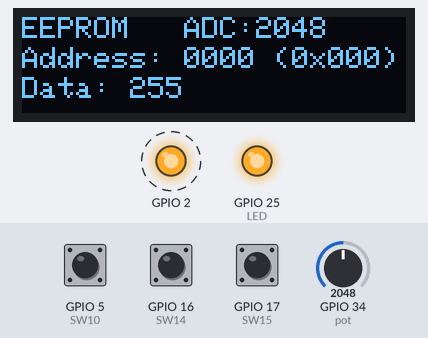
Recording of a sketch running on a simulated ESP32. Parts: 128×32 one-colour display, output pins drawn as LEDs (lit = HIGH). Dashed ring = blinking. The test bench sets the inputs (shaded band); at power-on: GPIO 5 (SW10) HIGH, GPIO 16 (SW14) HIGH, GPIO 34 (pot) = 2048, GPIO 17 (SW15) HIGH. The display library's start-up logo is not drawn; EEPROM starts erased; what the sketch prints to the serial monitor is not drawn.

Above: at 4.2 s.
4.3 s: GPIO 5 (SW10) pulled LOW for 0.15 s
At 4.8 s:
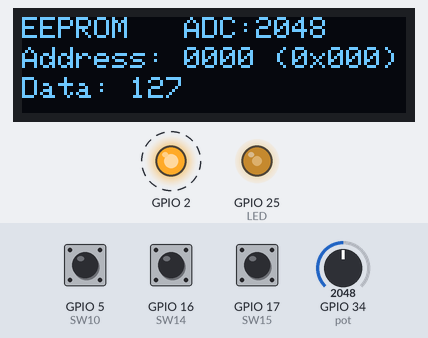
7.4 s: GPIO 16 (SW14) pulled LOW for 0.15 s
At 8.9 s:
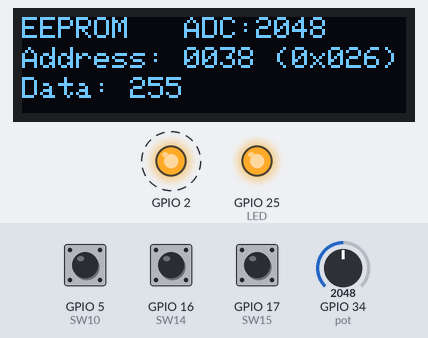
10.5 s: GPIO 34 (pot) set to 2866
At 11.9 s:
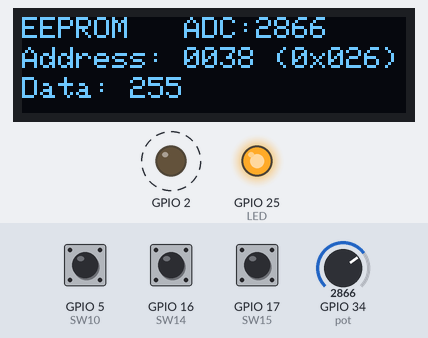
12.6 s: GPIO 5 (SW10) pulled LOW for 1 s
At 14.4 s:
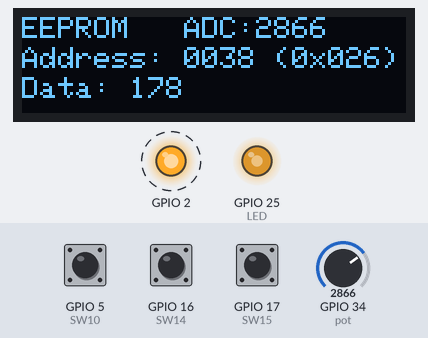
16.6 s: GPIO 17 (SW15) pulled LOW for 0.15 s
At 17.5 s:
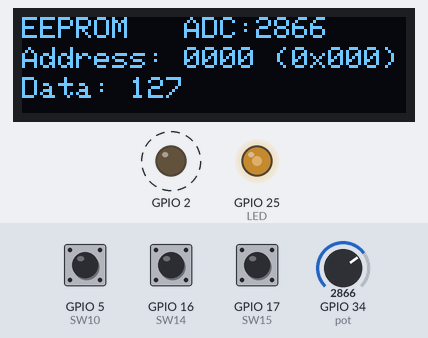
18.6 s: GPIO 34 (pot) set to 3603
At 20.6 s:
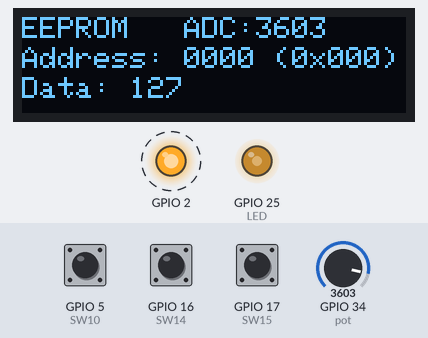
Timing chart, 0 to 21.6 s (numbered marks = the images above; inputs shaded):
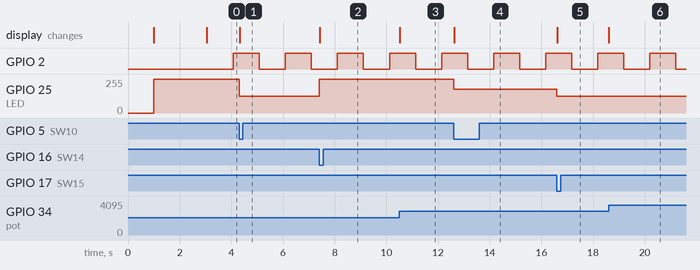

The sketch:

lab9.ino
```cpp
#include "EEPROM.h"
#include <SPI.h>
#include <Wire.h>
#include <Adafruit_GFX.h>
#include <Adafruit_SSD1306.h>
Adafruit_SSD1306 display(128, 32, &Wire);
#define eeprom1 0
#define eeprom2 38
#define pot 34
#define SW14 16   // Addr Nisit3X (139)
#define SW15 17   // Addr 0
#define SW10 5    // Write EEPROM
#define LED 25
char charBuffer[100];
int var0, var1, var2, var3;
int pot_value = 0;
long lasttime10ms = 0;
long lasttime1000ms = 0;
bool stateToogle = true;
int stateMode = 0;  // 0 = addr0, 1 = addrNisit


void setup() {
  Serial.begin(115200);
  Serial.printf("Start Firmware\n");

  delay(1000);

  if (!EEPROM.begin(140)) {
    Serial.println("Failed init EEPROM");
    delay(1000);
    ESP.restart();
  }
  Serial.println("Success init EEPROM\n");
  var0 = EEPROM.readUChar(eeprom1);   // Addr0
  var0 = EEPROM.readUChar(eeprom2);   // Addr Nisit3X
  Serial.printf("Read EEPROM Addr0 = %d\n", var0);

  //Setting PWM
  ledcSetup(0, 1000, 8);  // channel0, freq1khz, bitres 8bit (0-255)
  ledcAttachPin(LED, 0); // led gpio21(25), map pwm channel0
  ledcWrite(0, var0);   //   pwm channel0 (gpio21) output pwm = var0
  Serial.printf("Send PWM %d to GPIO21\n", var0);

  //Read Analog GPIO34
  pot_value = analogRead(pot);

  //Drive OLED LCD
  if (!display.begin(SSD1306_SWITCHCAPVCC, 0x3C)) {
    Serial.println(F("SSD1306 allocation failed"));
    for (;;); // Don't proceed, loop forever
  }
  display.display();
  delay(2000); // Pause for 2 seconds
  //display.begin(SSD1306_SWITCHCAPVCC, 0x3C);
  // Clear, Color, Size, Cursor, Print, Display
  display.clearDisplay();
  display.setTextColor(SSD1306_WHITE);
  display.setTextSize(1);
  display.setCursor(0, 0);
  display.printf("EEPROM   ADC:%04d", pot_value);
  display.setCursor(0, 10);
  display.printf("Address: %04d (0x%03x)", 0, 0);
  display.setCursor(0, 20);
  display.printf("Data: %03d", var0);
  display.display();
  Serial.println("Display OLED LCD");

  pinMode(SW10, INPUT_PULLUP);
  pinMode(SW14, INPUT_PULLUP);
  pinMode(SW15, INPUT_PULLUP);
  pinMode(2, OUTPUT);
}

void loop() {
  // 10ms
  if (millis() - lasttime10ms >= 10) {
    lasttime10ms = millis();
    // Mode Addr 0
    if (digitalRead(SW15) == LOW) {
      stateMode = 0;
    }
    // Mode Addr Nisit3X
    if (digitalRead(SW14) == LOW) {
      stateMode = 1;
    }

    if (stateMode == 0) {
      var0 = EEPROM.readUChar(eeprom1);   // var0 = 0 - 255

      //Setting PWM
      ledcWrite(0, var0);   //   pwm channel0 (gpio21) output pwm = var0

      //Read Analog GPIO34
      pot_value = analogRead(pot);

      // Clear, Color, Size, Cursor, Print, Display
      display.clearDisplay();
      display.setTextColor(SSD1306_WHITE);
      display.setTextSize(1);
      display.setCursor(0, 0);
      display.printf("EEPROM   ADC:%04d", pot_value);
      display.setCursor(0, 10);
      display.printf("Address: %04d (0x%03x)", 0, 0);
      display.setCursor(0, 20);
      display.printf("Data: %03d", var0);
      display.display();

    } else {
      var1 = EEPROM.readUChar(eeprom2);   // var0 = 0 - 255

      //Setting PWM
      ledcWrite(0, var1);   //   pwm channel0 (gpio21) output pwm = var0

      //Read Analog GPIO34
      pot_value = analogRead(pot);

      // Clear, Color, Size, Cursor, Print, Display
      display.clearDisplay();
      display.setTextColor(SSD1306_WHITE);
      display.setTextSize(1);
      display.setCursor(0, 0);
      display.printf("EEPROM   ADC:%04d", pot_value);
      display.setCursor(0, 10);
      display.printf("Address: %04d (0x%03x)", eeprom2, eeprom2);
      display.setCursor(0, 20);
      display.printf("Data: %03d", var1);
      display.display();
    }

    if (digitalRead(SW10) == LOW) {
      if (stateMode == 0) {
        // Addr0
        pot_value = analogRead(pot);  // 12bit
        int covn8bit = pot_value * 255 / 4095; // convert 12bit to 8bit
        EEPROM.writeUChar(eeprom1, covn8bit);    // 8bit
        EEPROM.commit();

        Serial.printf("Write EEPROM Addr %d = %d\n", 0, covn8bit);
      } else {
        pot_value = analogRead(pot);  // 12bit
        int covn8bit = pot_value * 255 / 4095; // convert 12bit to 8bit
        EEPROM.writeUChar(eeprom2, covn8bit);    // 8bit
        EEPROM.commit();

        Serial.printf("Write EEPROM Addr %d = %d\n", 0, covn8bit);
      }
    }
  }

  if (millis() - lasttime1000ms >= 1000) {
    lasttime1000ms = millis();
    stateToogle = !stateToogle;
    digitalWrite(2, stateToogle);

    if (stateMode == 0) {
      Serial.printf("EEPROM ADC %04d Addr %d = %d\n", pot_value, eeprom1, var0);

    } else {
      Serial.printf("EEPROM ADC %04d Addr %d = %d\n", pot_value, eeprom2, var1);
    }
  }
}
```

Measured:
- after the input at 4.3 s, GPIO 25 (LED): 255/255 → 127/255 at once; the display: changes at once (image 1)
- after the input at 7.4 s, GPIO 25 (LED): 127/255 → 255/255 at once; the display: changes at once (image 2)
- after the input at 10.5 s, the display: changes at once (image 3)
- after the input at 12.6 s, GPIO 25 (LED): 255/255 → 177/255 at once; the display: changes at once (image 4)
- after the input at 16.6 s, GPIO 25 (LED): 177/255 → 127/255 at once; the display: changes at once (image 5)
- after the input at 18.6 s, the display: changes at once (image 6)
- by itself, GPIO 2: alternates HIGH for 1.0 s and LOW for 1.0 s
